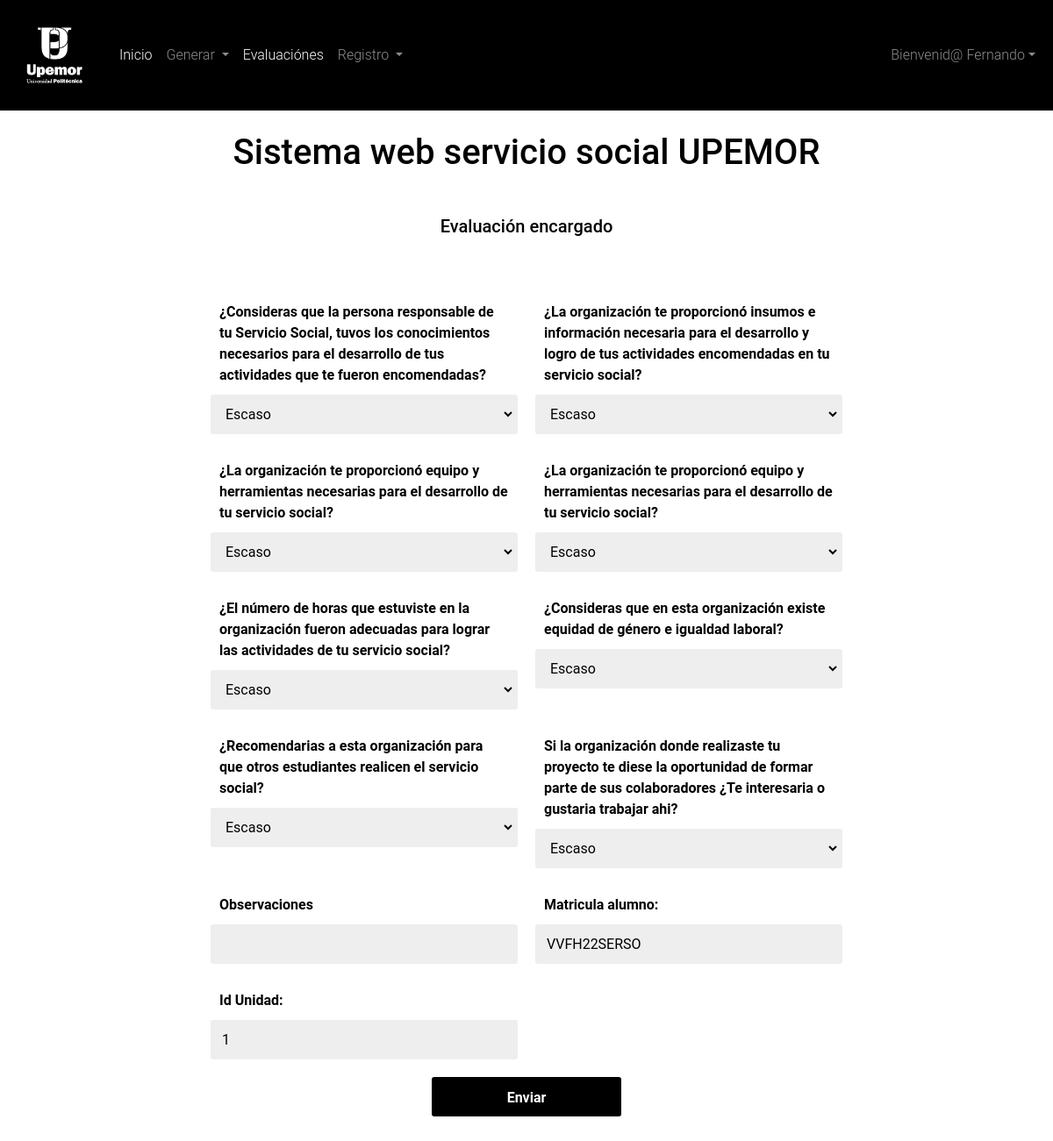
Page /vista/registroEvaluacion.php (signed in) on the committed database.
### tables this page shows
CREATE TABLE `imagenes` (
  `idImg` int(11) NOT NULL AUTO_INCREMENT,
  `descripcion` varchar(50) DEFAULT NULL,
  `lugarImg` varchar(30) DEFAULT NULL,
  `estado` tinyint(4) DEFAULT NULL,
  `foto` varchar(200) DEFAULT NULL,
  PRIMARY KEY (`idImg`)
);

CREATE TABLE `altalumno` (
  `idAlta` int(11) NOT NULL AUTO_INCREMENT,
  `matriculaProfesor` varchar(50) DEFAULT NULL,
  `matriculaAlumno` varchar(50) DEFAULT NULL,
  `estadoliberacion` int(11) DEFAULT NULL,
  PRIMARY KEY (`idAlta`),
  KEY `matriculaProfesor` (`matriculaProfesor`),
  KEY `matriculaAlumno` (`matriculaAlumno`),
  CONSTRAINT `altalumno_ibfk_1` FOREIGN KEY (`matriculaProfesor`) REFERENCES `profesores` (`matriculaProfesor`),
  CONSTRAINT `altalumno_ibfk_2` FOREIGN KEY (`matriculaAlumno`) REFERENCES `alumnos` (`matriculaAlumno`) ON DELETE SET NULL ON UPDATE CASCADE
);

CREATE TABLE `alumnos` (
  `matriculaAlumno` varchar(50) NOT NULL,
  `nombreAlumno` varchar(50) DEFAULT NULL,
  `apellidoPpaterno` varchar(30) DEFAULT NULL,
  `apellidoMaterno` varchar(30) DEFAULT NULL,
  `correAlumno` varchar(50) DEFAULT NULL,
  `passwordAlumno` varchar(100) DEFAULT NULL,
  `fechaInicio` date DEFAULT NULL,
  `fechaFin` date DEFAULT NULL,
  `telefonoAlumno` varchar(50) DEFAULT NULL,
  `genero` varchar(10) DEFAULT NULL,
  `proceso` varchar(50) DEFAULT NULL,
  `idPrograma` int(11) DEFAULT NULL,
  `cuatrimestre` int(11) DEFAULT NULL,
  `grupo` varchar(1) DEFAULT NULL,
  `generacion` varchar(50) DEFAULT NULL,
  `rol` int(11) DEFAULT NULL,
  PRIMARY KEY (`matriculaAlumno`),
  KEY `idPrograma` (`idPrograma`),
  CONSTRAINT `alumnos_ibfk_1` FOREIGN KEY (`idPrograma`) REFERENCES `programaeducativo` (`idPrograma`)
);

CREATE TABLE `profesores` (
  `matriculaProfesor` varchar(50) NOT NULL,
  `nombreProfesor` varchar(50) DEFAULT NULL,
  `apellidoPaterno` varchar(50) DEFAULT NULL,
  `apellidoMmaterno` varchar(50) DEFAULT NULL,
  `correProfesor` varchar(50) DEFAULT NULL,
  `passwordProfesor` varchar(100) DEFAULT NULL,
  `generoProfesor` varchar(50) DEFAULT NULL,
  `puestoProfesor` varchar(50) DEFAULT NULL,
  `fechaNacProfesor` date DEFAULT NULL,
  `idUnidad` int(11) DEFAULT NULL,
  `rol` int(11) DEFAULT NULL,
  PRIMARY KEY (`matriculaProfesor`),
  KEY `idUnidad` (`idUnidad`),
  CONSTRAINT `profesores_ibfk_1` FOREIGN KEY (`idUnidad`) REFERENCES `unidadreceptora` (`idUnidad`)
);

### vista/registroEvaluacion.php (the view, shortened to what this page needs)
<!doctype html>
<?php
  require("../conexion/connect_db.php");
  $ma = $_SESSION['matriculaAlumno'];
  $resultAll7 = mysqli_query($mysqli," select * from altalumno inner join profesores on profesores.matriculaProfesor = altalumno.matriculaProfesor inner join alumnos on alumnos.matriculaAlumno = altalumno.matriculaAlumno where alumnos.matriculaAlumno = '$ma'; ");
  $rowData7 = mysqli_fetch_array($resultAll7);
  $resultAll = mysqli_query($mysqli," SELECT foto FROM imagenes WHERE estado = '1' && lugarImg = 'Logotipo' ORDER BY idImg DESC LIMIT 1; ");
  $rowData = mysqli_fetch_array($resultAll);
  $consulta="SELECT * FROM altalumno WHERE matriculaAlumno='$ma'";
  $query5=mysqli_query($mysqli,$consulta);
  $row5=mysqli_fetch_array($query5);
?>
<html lang="en">
  <head>
    <link href="https://cdn.jsdelivr.net/npm/bootstrap@5.0.2/dist/css/bootstrap.min.css" rel="stylesheet">
    <link rel="stylesheet" href="../vista/style/estilos.css" />
  </head>
  <body class="">
    <nav class="navbar navbar-expand-lg navbar navbar-dark bg-dark">
      <div class="container-fluid">
        <a class="navbar-brand" href="#">
          <img src="<?php echo $rowData['foto']; ?>" alt="logo" width="100">
        </a>
        <div class="collapse navbar-collapse" id="navbarSupportedContent">
          <ul class="navbar-nav me-auto mb-2 mb-lg-0">
            <li class="nav-item">
              <a class="nav-link active" aria-current="page" href="../vista/indexAlumno.php">Inicio</a>
            </li>
            <li class="nav-item dropdown">
              <a class="nav-link dropdown-toggle" href="#" id="navbarDropdown" role="button" data-bs-toggle="dropdown" aria-expanded="false">
                Generar
              </a>
            </li>
            <li class="nav-item">
              <?php if ($row5['estadoliberacion'] == 1) { ?>
              <a class="nav-link active" aria-current="page" href="../vista/registroEvaluacion.php">Evaluaciónes</a>
              <?php } ?>
            </li>
            <li class="nav-item dropdown">
              <a class="nav-link dropdown-toggle" href="#" id="navbarDropdown" role="button" data-bs-toggle="dropdown" aria-expanded="false">
                Registro
              </a>
            </li>
          </ul>
          <ul class="navbar-nav">
              <li class="nav-item dropdown">
              <a class="nav-link dropdown-toggle" href="#" id="navbarDropdown" role="button" data-bs-toggle="dropdown" aria-expanded="false">Bienvenid@ <?php echo $_SESSION['nombreAlumno'] ?></a>
        </div>
      </div>
    </nav>
    <h1 class="font-weight-bold mb-4 text-center p-4">Sistema web servicio social UPEMOR</h1>
    <h5 class="font-weight-bold mb-4 text-center">Evaluación encargado</h5>
    <main>
    <form class="formulario" id="formulario" method="post" action="../control/agregarEvaluacion.php">
      <div class="formulario_grupo" id="grupo_pre1">
        <label for="pre1" class="formulario__label">¿Consideras que la persona responsable de tu Servicio Social, tuvos los conocimientos necesarios para el desarrollo de tus actividades que te fueron encomendadas?</label>
        <div class="formulario__grupo-input">
                    <select name="pre1" class="formulario__input" id="pre1">
                        <option value="6" selected>Escaso</option>
                    </select>
        </div>
      </div>
      <div class="formulario_grupo" id="grupo_pre2">
        <label for="pre2" class="formulario__label">¿La organización te proporcionó insumos e información necesaria para el desarrollo y logro de tus actividades encomendadas en tu servicio social?</label>
        <div class="formulario__grupo-input">
                    <select name="pre2" class="formulario__input" id="pre2">
                        <option value="6" selected>Escaso</option>
                    </select>
        </div>
      </div>
      <div class="formulario_grupo" id="grupo_pre3">
        <label for="pre3" class="formulario__label">¿La organización te proporcionó equipo y herramientas necesarias para el desarrollo de tu servicio social?</label>
        <div class="formulario__grupo-input">
                    <select name="pre3" class="formulario__input" id="pre3">
                        <option value="6" selected>Escaso</option>
                    </select>
        </div>
      </div>
      <div class="formulario_grupo" id="grupo_pre4">
        <label for="pre4" class="formulario__label">¿La organización te proporcionó equipo y herramientas necesarias para el desarrollo de tu servicio social? </label>
        <div class="formulario__grupo-input">
                    <select name="pre4" class="formulario__input" id="pre4">
                        <option value="6" selected>Escaso</option>
                    </select>
        </div>
      </div>
      <div class="formulario_grupo" id="grupo_pre5">
        <label for="pre5" class="formulario__label">¿El número de horas que estuviste en la organización fueron adecuadas para lograr las actividades de tu servicio social?</label>
        <div class="formulario__grupo-input">
                    <select name="pre5" class="formulario__input" id="pre5">
                        <option value="6" selected>Escaso</option>
                    </select>
        </div>
      </div>
      <div class="formulario_grupo" id="grupo_pre6">
        <label for="pre6" class="formulario__label">¿Consideras que en esta organización existe equidad de género e igualdad laboral?</label>
        <div class="formulario__grupo-input">
                    <select name="pre6" class="formulario__input" id="pre6">
                        <option value="6" selected>Escaso</option>
                    </select>
        </div>
      </div>
      <div class="formulario_grupo" id="grupo_pre7">
        <label for="pre7" class="formulario__label">¿Recomendarias a esta organización para que otros estudiantes realicen el servicio social?</label>
        <div class="formulario__grupo-input">
                    <select name="pre7" class="formulario__input" id="pre7">
                        <option value="6" selected>Escaso</option>
                    </select>
        </div>
      </div>
      <div class="formulario_grupo" id="grupo_pre8">
        <label for="pre8" class="formulario__label">Si la organización donde realizaste tu proyecto te diese la oportunidad de formar parte de sus colaboradores ¿Te interesaria o gustaria trabajar ahi? </label>
        <div class="formulario__grupo-input">
                    <select name="pre8" class="formulario__input" id="pre8">
                        <option value="6" selected>Escaso</option>
                    </select>
        </div>
      </div>
      <div class="formulario__grupo" id="grupo__nombreAlumno">
        <label for="pre9" class="formulario__label">Observaciones</label>
        <div class="formulario__grupo-input">
          <input type="text" class="formulario__input" name="pre9" id="pre9">
        </div>
      </div>
      <div class="formulario__grupo" id="grupo__matriculaAlumno">
        <label for="matriculaAlumno" class="formulario__label">Matricula alumno:</label>
        <div class="formulario__grupo-input">
          <input type="text" class="formulario__input" name="matriculaAlumno" id="matriculaAlumno" value="<?php echo $rowData7["matriculaAlumno"] ?>">
        </div>
      </div>
      <div class="formulario__grupo" id="grupo__idUnidad">
        <label for="idUnidad" class="formulario__label">Id Unidad:</label>
        <div class="formulario__grupo-input">
          <input type="text" class="formulario__input" name="idUnidad" id="idUnidad" value="<?php echo $rowData7["idUnidad"] ?>">
        </div>
      </div>
      <div class="formulario__grupo formulario__grupo-btn-enviar">
        <button type="submit" class="formulario__btn">Enviar</button>
      </div>
    </form>
  </main>
  </body>
</html>

### vista/style/estilos.css (style rules this page uses)
:root { --dark: #000000; --dark-x: #1e2126; }
body { font-family: 'Roboto', sans-serif; font-weight: 300; color: var(--light); }
.bg-dark { background-color: var(--dark) !important; }
* { box-sizing: border-box; }
main { max-width: 800px; width: 90%; margin: auto; padding: 40px; }
.formulario { display: grid; grid-template-columns: 1fr 1fr; gap: 20px; }
.formulario__label { display: block; font-weight: 700; padding: 10px; cursor: pointer; }
.formulario__grupo-input { position: relative; }
.formulario__input { width: 100%; background: #eee; border: 3px solid transparent; border-radius: 3px; height: 45px; line-height: 45px; padding: 0 40px 0 10px; transition: .3s ease all; }
.formulario__grupo-terminos, .formulario__mensaje, .formulario__grupo-btn-enviar { grid-column: span 2; }
.formulario__grupo-btn-enviar { display: flex; flex-direction: column; align-items: center; }
.formulario__btn { height: 45px; line-height: 45px; width: 30%; background: #000; color: #fff; font-weight: bold; border: none; border-radius: 3px; cursor: pointer; transition: .1s ease all; }

### rows in the picture
imagenes: foto (picture)
altalumno: matriculaAlumno "VVFH22SERSO", idUnidad "1"

### other values in the picture
$_SESSION['nombreAlumno'] "Fernando"
